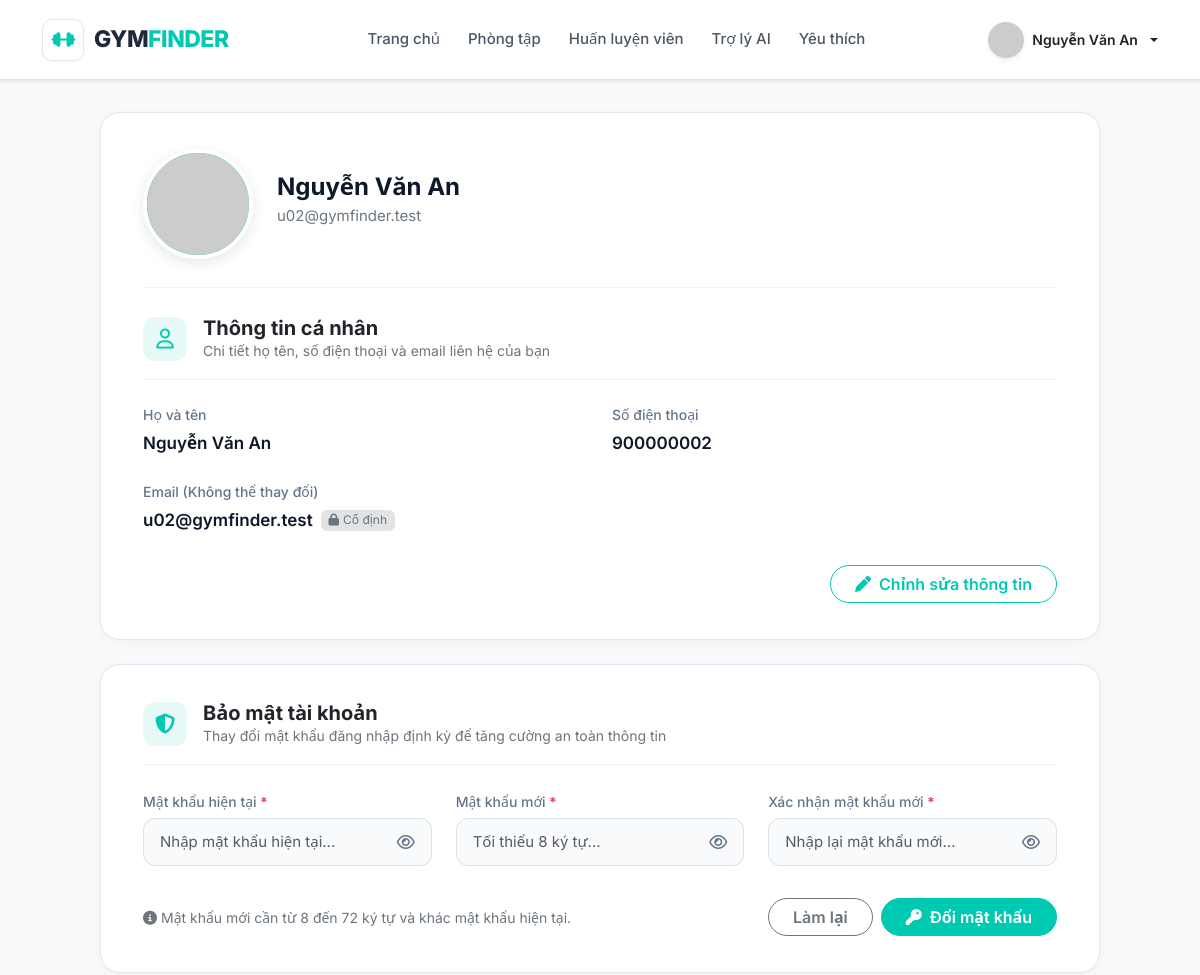
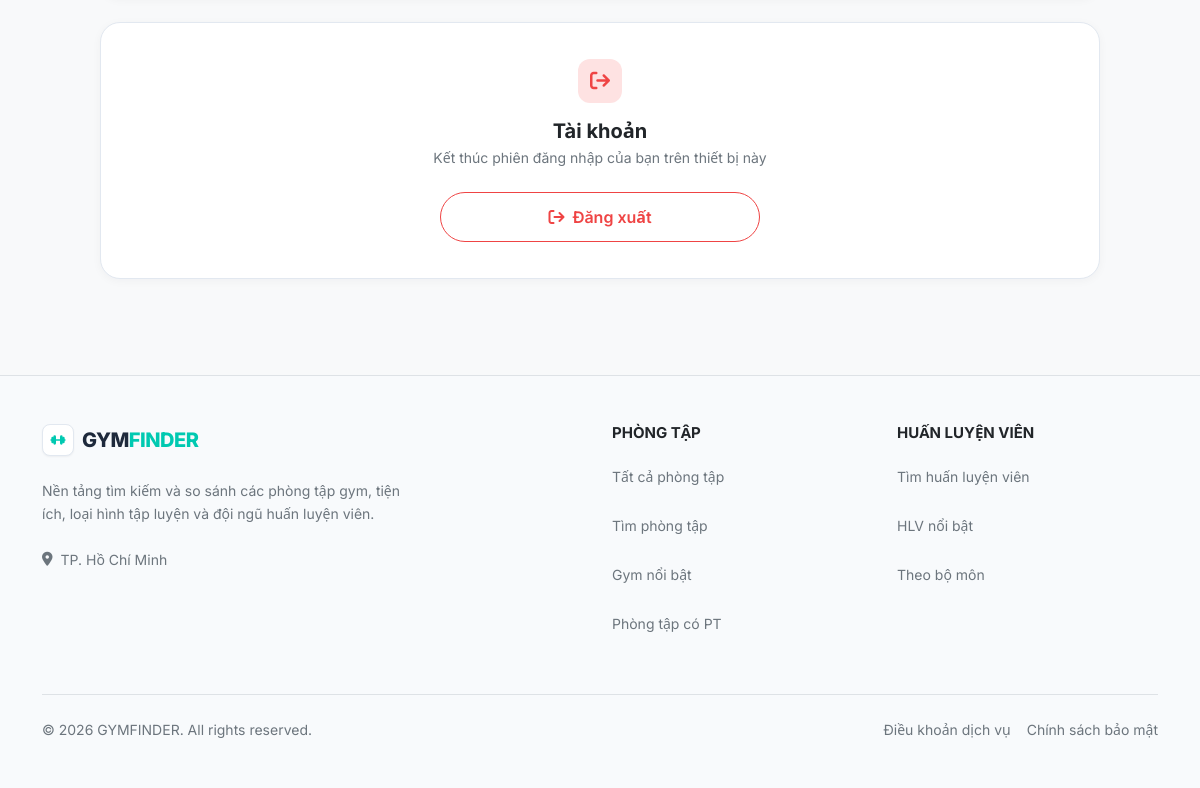
Page /pages/user/profile.php (signed in) on the committed database (2 pictures, top to bottom).
### tables this page shows
CREATE TABLE users (
  id            INT UNSIGNED NOT NULL AUTO_INCREMENT,
  full_name     VARCHAR(100) NOT NULL,
  email         VARCHAR(255) NOT NULL,
  phone         VARCHAR(20)  NULL,
  password_hash VARCHAR(255) NOT NULL,
  avatar_url    VARCHAR(255) NULL,
  role          ENUM('user','admin')    NOT NULL DEFAULT 'user',
  status        ENUM('active','locked') NOT NULL DEFAULT 'active',
  last_login_at DATETIME NULL,
  created_at    DATETIME NOT NULL DEFAULT CURRENT_TIMESTAMP,
  updated_at    DATETIME NOT NULL DEFAULT CURRENT_TIMESTAMP ON UPDATE CURRENT_TIMESTAMP,

  PRIMARY KEY (id),
  UNIQUE KEY uq_users_email (email),
  UNIQUE KEY uq_users_phone (phone),
  KEY idx_users_role_status (role, status),

  CONSTRAINT chk_users_phone
    CHECK (phone IS NULL OR phone REGEXP '^\\+?[0-9]{9,14}$')
);

### backend/helpers.php (called while the page is built, shortened)
<?php
function gf_url(string $path = ''): string
{
    $prefix = $GLOBALS['GF_PREFIX'] ?? '';
    return $prefix . ltrim($path, '/');
}
function gf_h(?string $s): string
{
    return htmlspecialchars((string) $s, ENT_QUOTES | ENT_SUBSTITUTE, 'UTF-8');
}
function gf_resolve_image_url(?string $url): ?string
{
    if ($url === null) {
        return null;
    }
    $url = trim($url);
    if (!preg_match('#^/?uploads/([A-Za-z0-9._-]+\.(?:jpg|jpeg|png|webp))$#i', $url, $m)) {
        return null;
    }
    $filename = $m[1];
    return gf_url('uploads/' . $filename);
}
function gf_avatar(?string $url, int $id = 0, string $name = 'User'): string
{
    $resolved = gf_resolve_image_url($url);
    return 'https://ui-avatars.com/api/?name=' . urlencode($name) . '&background=00c9b1&color=fff';
}
function gf_logo(string $variant = 'header', ?string $href = null, string $extraClass = '', bool $asLink = true): string
{
    $logoVariant = $variant;
    $logoHref = $href;
    $logoClass = $extraClass;
    $logoAsLink = $asLink;
    require dirname(__DIR__) . '/includes/logo.php';
    return ob_get_clean() ?: '';
}

### backend/auth.php (called while the page is built, shortened)
<?php
function gf_current_user(): ?array
{
    $id = $_SESSION['user_id'] ?? null;
    $st = gf_pdo()->prepare('SELECT id, full_name, email, phone, avatar_url, role, status, created_at, updated_at FROM users WHERE id = ?');
    $st->execute([(int) $id]);
    $user = $st->fetch() ?: null;
    return $user ?: null;
}

### backend/db.php (called while the page is built, shortened)
<?php
function gf_pdo(): PDO
{
    return $GLOBALS['GF_PDO'];
}

### pages/user/profile.php (the view, shortened to what this page needs)
<?php
require dirname(__DIR__, 2) . '/includes/layout_head.php';
require dirname(__DIR__, 2) . '/includes/header.php';
?>
<?php if (!$user): ?>
<main class="flex-grow-1">
    <div class="container text-center py-5 mt-5">
        <div class="mb-4"><span class="d-inline-flex align-items-center justify-content-center bg-white rounded-circle shadow-sm" style="width:100px;height:100px"><i class="fa-solid fa-user text-secondary" style="font-size:40px;color:#cbd5e1!important"></i></span></div>
        <h2 class="fw-bold mb-3">Đăng nhập để xem hồ sơ</h2>
        <p class="text-secondary mx-auto mb-4" style="max-width:500px">Vui lòng đăng nhập để xem và cập nhật thông tin cá nhân, ảnh đại diện và mật khẩu.</p>
        <a href="<?= gf_h(gf_url('pages/auth/login.php?redirect=' . urlencode(gf_url('pages/user/profile.php')))) ?>" class="btn btn-primary rounded-pill px-5 py-2 fw-semibold">Đăng nhập / Đăng ký</a>
    </div>
</main>
<?php else: ?>
<div class="profile-page" id="profilePage">
    <div class="profile-panel">
        <div class="profile-hero">
            <div class="profile-avatar-wrap">
                <img id="profileAvatar" src="<?= gf_h(gf_avatar($user['avatar_url'] ?? null, !empty($user['avatar_url']) ? (int)$user['id'] : 0, $user['full_name'])) ?>" class="profile-avatar" alt="Avatar">
            </div>
            <div>
                <h2 class="fw-bold mb-1" style="font-size: 24px; color: #0f172a;"><?= gf_h($user['full_name']) ?></h2>
                <div class="text-secondary mb-2" style="font-size: 15px;"><?= gf_h($user['email']) ?></div>
            </div>
        </div>
        <div class="profile-view">
            <div class="profile-panel-header">
                <div class="profile-icon-badge"><i class="fa-regular fa-user"></i></div>
                <div>
                    <h3 class="fw-bold fs-5 mb-0 text-dark">Thông tin cá nhân</h3>
                    <div class="text-secondary small">Chi tiết họ tên, số điện thoại và email liên hệ của bạn</div>
                </div>
            </div>
            <div class="row g-4 mb-4">
                <div class="col-md-6">
                    <div class="profile-label">Họ và tên</div>
                    <div class="profile-value"><?= gf_h($user['full_name']) ?></div>
                </div>
                <div class="col-md-6">
                    <div class="profile-label">Số điện thoại</div>
                    <div class="profile-value"><?= gf_h($user['phone'] ?: 'Chưa cập nhật') ?></div>
                </div>
                <div class="col-md-12">
                    <div class="profile-label">Email (Không thể thay đổi)</div>
                    <div class="profile-value d-flex align-items-center gap-2">
                        <span><?= gf_h($user['email']) ?></span>
                        <span class="badge bg-secondary-subtle text-secondary fw-normal" style="font-size: 12px;"><i class="fa-solid fa-lock me-1"></i>Cố định</span>
                    </div>
                </div>
            </div>
            <div class="text-end pt-2">
                <button type="button" class="btn btn-outline-primary rounded-pill px-4 fw-semibold" onclick="document.getElementById('profilePage').classList.add('editing')">
                    <i class="fa-solid fa-pen me-2"></i>Chỉnh sửa thông tin
                </button>
            </div>
        </div>
    </div>
    <div class="profile-panel">
        <div class="profile-panel-header">
            <div class="profile-icon-badge"><i class="fa-solid fa-shield-halved"></i></div>
            <div>
                <h3 class="fw-bold fs-5 mb-0 text-dark">Bảo mật tài khoản</h3>
                <div class="text-secondary small">Thay đổi mật khẩu đăng nhập định kỳ để tăng cường an toàn thông tin</div>
            </div>
        </div>
        <form id="passwordChangeForm" method="post" class="js-form-validate" novalidate onsubmit="handlePasswordSubmit(event)">
            <div class="row g-4 mb-4">
                <div class="col-12 col-md-4">
                    <label class="form-label profile-label" for="currentPassword">Mật khẩu hiện tại <span class="text-danger">*</span></label>
                    <div class="input-group input-password-wrap">
                        <input type="password" id="currentPassword" name="current_password" class="form-control profile-edit-input" placeholder="Nhập mật khẩu hiện tại..." required data-required-msg="Vui lòng nhập mật khẩu hiện tại." autocomplete="current-password">
                        <button class="btn btn-toggle-password" type="button" aria-label="Hiện hoặc ẩn mật khẩu" onclick="togglePasswordVisibility('currentPassword', this)">
                            <i class="fa-regular fa-eye"></i>
                        </button>
                    </div>
                </div>
                <div class="col-12 col-md-4">
                    <label class="form-label profile-label" for="newPassword">Mật khẩu mới <span class="text-danger">*</span></label>
                    <div class="input-group input-password-wrap">
                        <input type="password" id="newPassword" name="new_password" class="form-control profile-edit-input" placeholder="Tối thiểu 8 ký tự..." minlength="8" required data-required-msg="Vui lòng nhập mật khẩu mới." data-minlength-msg="Mật khẩu tối thiểu 8 ký tự." autocomplete="new-password">
                        <button class="btn btn-toggle-password" type="button" aria-label="Hiện hoặc ẩn mật khẩu" onclick="togglePasswordVisibility('newPassword', this)">
                            <i class="fa-regular fa-eye"></i>
                        </button>
                    </div>
                </div>
                <div class="col-12 col-md-4">
                    <label class="form-label profile-label" for="confirmPassword">Xác nhận mật khẩu mới <span class="text-danger">*</span></label>
                    <div class="input-group input-password-wrap">
                        <input type="password" id="confirmPassword" name="confirm_password" class="form-control profile-edit-input" placeholder="Nhập lại mật khẩu mới..." minlength="8" required data-required-msg="Vui lòng xác nhận mật khẩu mới." data-minlength-msg="Mật khẩu tối thiểu 8 ký tự." autocomplete="new-password">
                        <button class="btn btn-toggle-password" type="button" aria-label="Hiện hoặc ẩn mật khẩu" onclick="togglePasswordVisibility('confirmPassword', this)">
                            <i class="fa-regular fa-eye"></i>
                        </button>
                    </div>
                </div>
            </div>
            <div class="d-flex align-items-center justify-content-between pt-2 flex-wrap gap-3">
                <div class="small text-secondary">
                    <i class="fa-solid fa-circle-info me-1"></i>Mật khẩu mới cần từ 8 đến 72 ký tự và khác mật khẩu hiện tại.
                </div>
                <div class="d-flex gap-2">
                    <button type="reset" class="btn btn-outline-secondary rounded-pill px-4 fw-semibold" onclick="resetPasswordForm()">
                        Làm lại
                    </button>
                    <button type="submit" class="btn btn-primary rounded-pill px-4 fw-semibold">
                        <i class="fa-solid fa-key me-2"></i>Đổi mật khẩu
                    </button>
                </div>
            </div>
        </form>
    </div>
    <div class="profile-panel profile-account text-center">
        <div class="profile-icon-badge mx-auto mb-3" style="background:#fee2e2; color:#ef4444;"><i class="fa-solid fa-arrow-right-from-bracket"></i></div>
        <h3 class="fw-bold fs-5 mb-1 text-dark">Tài khoản</h3>
        <p class="text-secondary small mb-4">Kết thúc phiên đăng nhập của bạn trên thiết bị này</p>
        <div>
            <form method="post" action="<?= gf_h(gf_url('pages/auth/logout.php')) ?>">
                <button class="btn btn-logout" type="submit">
                    <i class="fa-solid fa-arrow-right-from-bracket me-2"></i>Đăng xuất
                </button>
            </form>
        </div>
    </div>
</div>
<?php endif; ?>
<?php require dirname(__DIR__, 2) . '/includes/footer.php'; ?>

### includes/header.php (shortened to what this page needs)
<?php
$user = gf_current_user();
$home = gf_url('index.php');
$currentScript = str_replace('\\', '/', (string)($_SERVER['SCRIPT_NAME'] ?? ''));
$gymActive = str_contains($currentScript, '/pages/gyms/');
$trainerActive = str_contains($currentScript, '/pages/trainers/');
$favoriteActive = str_contains($currentScript, '/pages/user/favorites.php');
$aiActive = str_contains($currentScript, '/pages/ai/');
$isAdmin = ($user && ($user['role'] ?? '') === 'admin');
?>
    <nav class="navbar navbar-expand-lg navbar-light bg-white sticky-top shadow-sm border-bottom">
    <div class="container">
        <?= gf_logo('header', $home, 'navbar-brand') ?>
        <div class="collapse navbar-collapse" id="navbarContent">
            <ul class="navbar-nav mx-auto mb-2 mb-lg-0">
                <li class="nav-item"><a class="nav-link <?= basename($currentScript) === 'index.php' && !$trainerActive && !$aiActive ? 'active' : '' ?>" href="<?= gf_h($home) ?>">Trang chủ</a></li>
                <li class="nav-item"><a class="nav-link <?= $gymActive ? 'active' : '' ?>" href="<?= gf_h(gf_url('pages/gyms/search.php')) ?>">Phòng tập</a></li>
                <li class="nav-item"><a class="nav-link <?= $trainerActive ? 'active' : '' ?>" href="<?= gf_h(gf_url('pages/trainers/index.php')) ?>">Huấn luyện viên</a></li>
                <?php if (!$isAdmin): ?>
                <li class="nav-item"><a class="nav-link <?= $aiActive ? 'active' : '' ?>" href="<?= gf_h(gf_url('pages/ai/chat.php')) ?>">Trợ lý AI</a></li>
                <li class="nav-item"><a class="nav-link <?= $favoriteActive ? 'active' : '' ?>" href="<?= gf_h(gf_url('pages/user/favorites.php')) ?>">Yêu thích</a></li>
                <?php endif; ?>
            </ul>
            <div class="d-flex flex-wrap align-items-center gap-2 mt-3 mt-lg-0 navbar-user-actions">
                <?php if ($user): ?>
                    <div class="dropdown w-100 w-lg-auto navbar-user-dropdown">
                        <a href="#" class="d-flex align-items-center gap-2 text-decoration-none text-dark dropdown-toggle min-w-0" data-bs-toggle="dropdown">
                            <img src="<?= gf_h(gf_avatar($user['avatar_url'] ?? null, !empty($user['avatar_url']) ? (int) $user['id'] : 0, $user['full_name'])) ?>" alt="" width="36" height="36" class="rounded-circle shadow-sm" style="width:36px;height:36px;object-fit:cover;object-position:center;aspect-ratio:1/1;flex:0 0 36px">
                            <span class="fw-semibold text-truncate" style="font-size: 14px; max-width: 160px;"><?= gf_h($user['full_name']) ?></span>
                        </a>
                    </div>
                <?php endif; ?>
            </div>
        </div>
    </div>
</nav>

### rows in the picture
users: full_name "Nguyễn Văn An", email "u02@gymfinder.test", phone "900000002"
